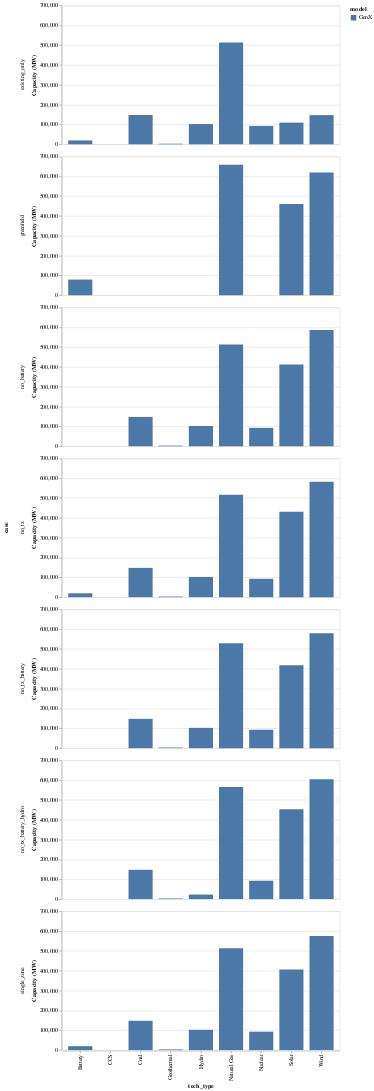

This figure's notebook cell:
### Code cell
chart = alt.Chart(cap.query("unit=='MW' and planning_year == 2040")).mark_bar().encode(
    xOffset="model:N",
    x="tech_type",
    y=alt.Y("sum(end_value)").title("Capacity (MW)"),
    color="model:N",
    row="case",
).properties(width=500, height=250)

chart.save("03 - 2040 total capacity across cases.png")
chart

### Figure 1 — Vega-Lite specification as saved in the notebook (floating-point values rounded to 4 significant figures; data arrays with more than 128 entries replaced by an {"elided": "..."} marker saying what was removed)
{"$schema": "https://vega.github.io/schema/vega-lite/v5.8.0.json", "config": {"view": {"continuousHeight": 300, "continuousWidth": 300}}, "data": {"name": "data-65dd047c21d19344bf7b12d95a46e4d3"}, "datasets": {"data-65dd047c21d19344bf7b12d95a46e4d3": {"elided": "504 records"}}, "encoding": {"color": {"field": "model", "type": "nominal"}, "row": {"field": "case", "type": "nominal"}, "x": {"field": "tech_type", "type": "nominal"}, "xOffset": {"field": "model", "type": "nominal"}, "y": {"aggregate": "sum", "field": "end_value", "title": "Capacity (MW)", "type": "quantitative"}}, "height": 250, "mark": {"type": "bar"}, "width": 500}
